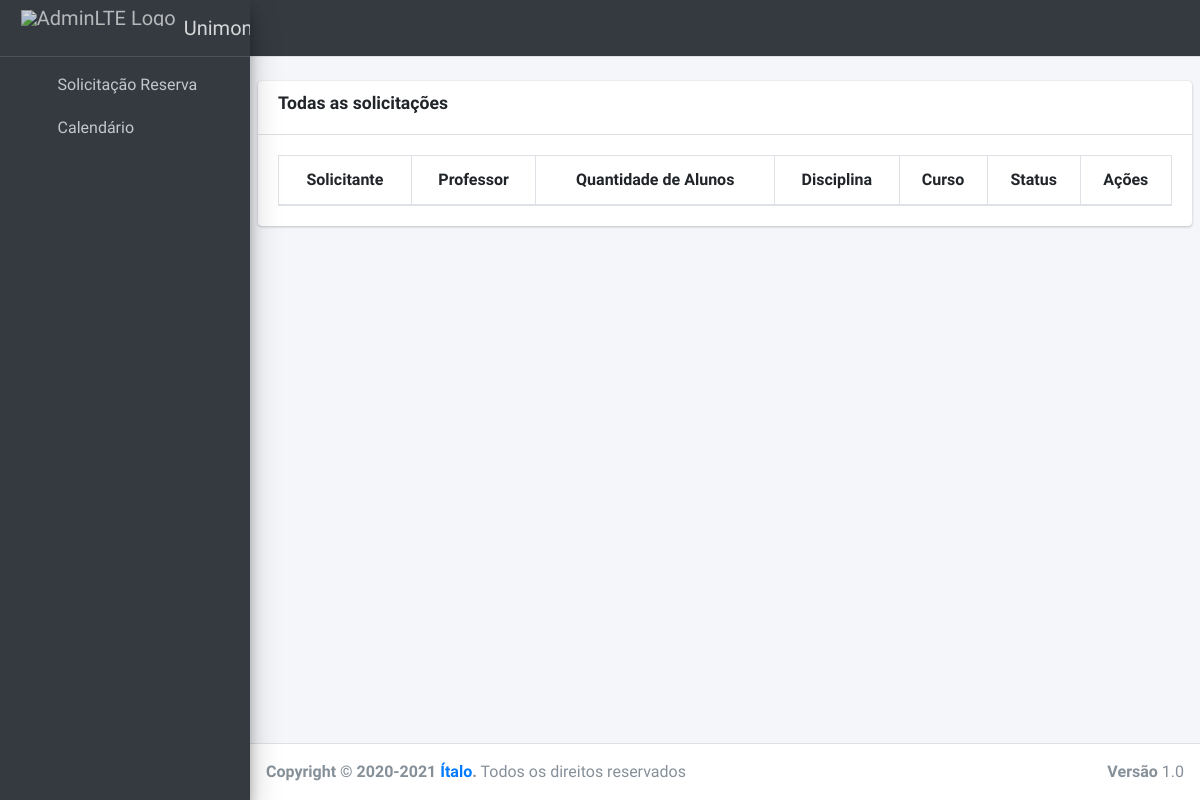
The app's page /panel/solicitacao/todas, older data.
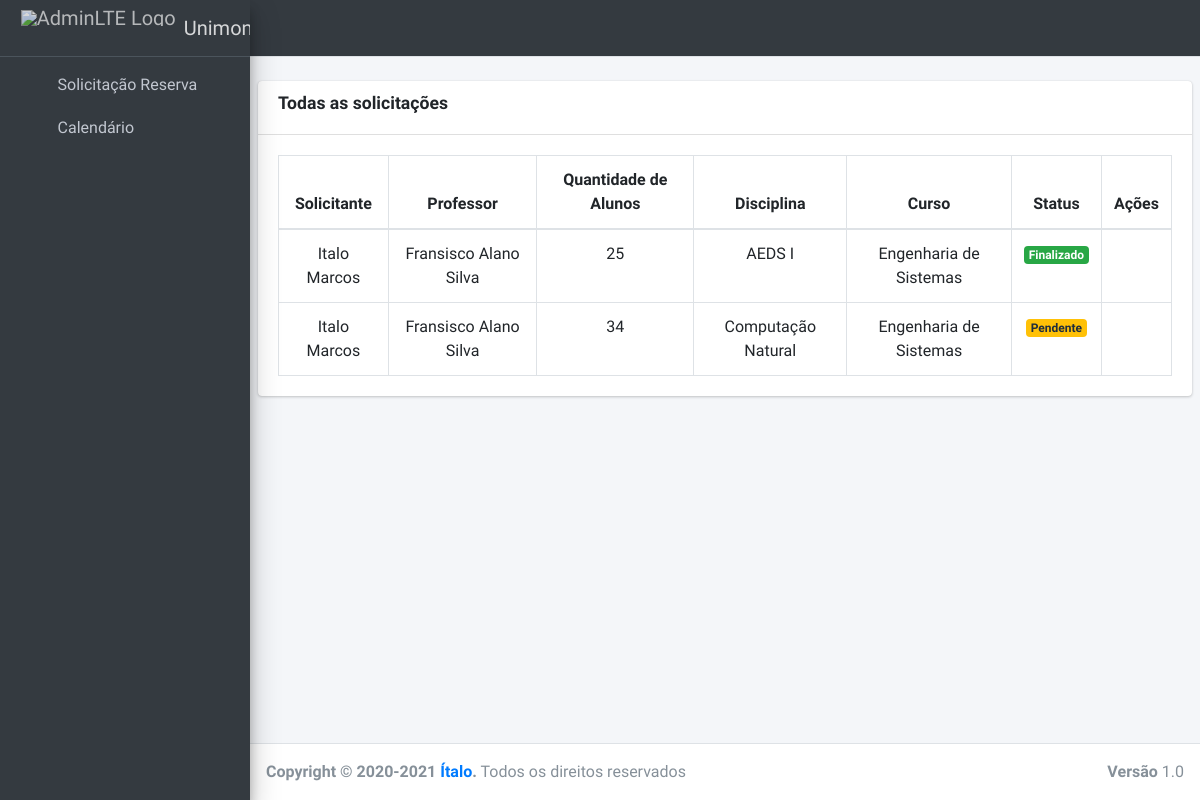
The same page, newer data.
### core/models.py (models this page shows)
class SolicitacaoReserva(models.Model):
    STATUS_CHOICES = [
        ('P', 'Pendente'),
        ('F', 'Finalizada'),
    ]
    id = models.UUIDField(primary_key=True, default=uuid.uuid4, editable=False)
    observacao = models.TextField(blank=True)
    status = models.CharField(choices=STATUS_CHOICES, max_length=1, default='P')
    qnt_alunos = models.IntegerField()
    professor = models.ForeignKey(Professor, on_delete=models.CASCADE)
    curso = models.ForeignKey(Curso, on_delete=models.CASCADE)
    disciplina = models.ForeignKey(Disciplina, on_delete=models.CASCADE)
    software = models.ManyToManyField(Software)
    user = models.ForeignKey(accounts_models.CustomUsuario, on_delete=models.CASCADE)

class Professor(models.Model):
    masp = models.IntegerField(primary_key=True)
    name = models.CharField(max_length=150, unique=True)
    email = models.EmailField(unique=True)
    contato = models.CharField(max_length=15, blank=True)
    def __str__(self):
        return self.name

class Disciplina(models.Model):
    id = models.UUIDField(primary_key=True, default=uuid.uuid4, editable=False)
    name = models.CharField(max_length=70, unique=True)
    def __str__(self):
        return self.name

class Curso(models.Model):
    id = models.UUIDField(primary_key=True, default=uuid.uuid4, editable=False)
    name = models.CharField(max_length=45, unique=True)
    def __str__(self):
        return self.name

### accounts/models.py (models this page shows, shortened)
class CustomUsuario(AbstractUser):
    email = models.EmailField('E-mail', unique=True)
    masp = models.CharField(max_length=8, unique=True)
    is_staff = models.BooleanField('Membro da equipe', default=False)
    USERNAME_FIELD = 'email'
    REQUIRED_FIELDS = ['first_name', 'last_name', 'masp']
    objects = UsuarioManager()

### core/views.py (the view)
# urls.py: path('panel/solicitacao/todas', ListAllSolicitacaoReservaView.as_view(), name='solicitacao-alllist'),
class ListAllSolicitacaoReservaView(ListView):
    model = SolicitacaoReserva
    template_name = 'panel/solicitacao/alllist.html'
    context_object_name = 'solicitacao'

### core/templates/panel/solicitacao/alllist.html (shortened to what this page needs)
{% extends 'layouts/base.html' %}
{% load static %}
{% block head %}
<link rel="stylesheet" type="text/css" href="https://cdn.datatables.net/v/bs4/dt-1.10.23/datatables.min.css"/>
{% endblock %}
{% block layouts %}
    {% include 'layouts/navbar.html' %}
    {% include 'layouts/sidebar.html' %}
{% endblock %}
{% block content %}
{% load widget_tweaks %}
 <div class="content-wrapper">
    <br>
    <section class="content">
      <div class="card">
        <div class="card-header">
          <h3 class="card-title"><label>Todas as solicitações</label></h3>
        </div>
        <div class="card-body">
            <table>
                <table id="table-lab" class="table table-bordered table-hover dataTable">
                    <thead>
                        <tr>
                            <th class="text-center">Solicitante</th>
                            <th class="text-center">Professor</th>
                            <th class="text-center">Quantidade de Alunos</th>
                            <th class="text-center">Disciplina</th>
                            <th class="text-center">Curso</th>
                            <th class="text-center">Status</th>
                            <th class="text-center">Ações</th>
                        </tr>
                    </thead>
                    <tbody>
                        {% for s in solicitacao %}
                            <tr>
                                <td>{{ s.user.get_full_name }}</td>
                                <td>{{ s.professor }}</td>
                                <td>{{ s.qnt_alunos }}</td>
                                <td>{{ s.disciplina }}</td>
                                <td>{{ s.curso }}</td>
                                {% if s.status == 'P' %}
                                <td> <span class="badge badge-warning">Pendente</span> </td>
                                {% else %}
                                <td> <span class="badge badge-success">Finalizado</span> </td>
                                {% endif %}
                                <td>
                                    <a href="{% url 'solicitacao-detail' s.pk %}" title="Informações"><i class="far fa-eye"></i></a>
                                </td>
                            </tr>
                        {% endfor %}
                    </tbody>
                  </table>
            </table>
        </div>
      </div>
    </section>
  </div>
{% endblock %}
{% block footer %}
    {% include 'layouts/footer.html' %}
{% endblock %}

### core/templates/layouts/base.html (shortened to what this page needs)
{% load static %}
<!DOCTYPE html>
<html>
<head>
  <link rel="stylesheet" href="{% static 'custom/custom.css' %}">
  <link rel="stylesheet" href="{% static 'plugins/fontawesome-free/css/all.min.css' %}">
  <link rel="stylesheet" href="https://code.ionicframework.com/ionicons/2.0.1/css/ionicons.min.css">
  <link rel="stylesheet" href="{% static 'dist/css/adminlte.min.css' %}">
  <link rel="stylesheet" href="{% static 'plugins/toastr/toastr.min.css' %}">
  {% block head %}{% endblock %}
</head>
<body class="hold-transition sidebar-mini">
<div class="wrapper">
  {% block layouts %}{% endblock %}
  {% block content %}{% endblock %}
  {% block footer %} {% endblock %}
</div>
</body>
</html>

### core/templates/layouts/navbar.html (shortened to what this page needs)
<nav class="main-header navbar navbar-expand navbar-dark navbar-light">
    <ul class="navbar-nav">
      <li class="nav-item">
        <a class="nav-link" data-widget="pushmenu" href="#" role="button"><i class="fas fa-bars"></i></a>
      </li>
    </ul>
    <ul class="navbar-nav ml-auto">
      <li class="nav-item dropdown user-menu">
        <a href="#" class="nav-link dropdown-toggle" data-toggle="dropdown">
        </a>
      </li>
    </ul>
</nav>

### core/templates/layouts/sidebar.html (shortened to what this page needs)
{% load static %}
<aside class="main-sidebar sidebar-dark-secondary elevation-4">
    <a href="#" class="brand-link">
      <img src="{% static 'dist/img/logo-unimontes-branco.png' %}"
           alt="AdminLTE Logo"
           class="brand-image "
           style="opacity: .8">
      <span class="brand-text font-weight-light">Unimontes</span>
    </a>
    <div class="sidebar">
      <nav class="mt-2">
        <ul class="nav nav-pills nav-sidebar flex-column" data-widget="treeview" role="menu" data-accordion="false">
          {% if not request.user.is_staff %}
            <li class="nav-item has-treeview">
              <a href="#" class="nav-link">
                <i class="nav-icon fas fa-tasks"></i>
                <p>
                  Solicitação Reserva
                  <i class="right fas fa-angle-left"></i>
                </p>
              </a>
            </li>
            <li class="nav-item has-treeview">
              <a href="{% url 'calendario' %}" class="nav-link">
                <i class="nav-icon fas fa-calendar-alt"></i>
                <p>
                  Calendário
                  <i class="right fas fa-angle-left"></i>
                </p>
              </a>
            </li>
          {% endif %}
        </ul>
      </nav>
    </div>
</aside>

### core/templates/layouts/footer.html
<footer class="main-footer">
    <div class="float-right d-none d-sm-block">
      <b>Versão</b> 1.0
    </div>
    <strong>Copyright &copy; 2020-2021 <a href="#">Ítalo</a>.</strong> Todos os direitos reservados
</footer>

### core/static/custom/custom.css (style rules this page uses)
td { text-align:center; vertical-align:middle; }

Row changes from the older to the newer data that the page shows:
added SolicitacaoReserva: user.get_full_name "Italo Marcos", professor "Fransisco Alano Silva", qnt_alunos "25", disciplina "AEDS I", curso "Engenharia de Sistemas", status "Finalizado"
added SolicitacaoReserva: user.get_full_name "Italo Marcos", professor "Fransisco Alano Silva", qnt_alunos "34", disciplina "Computação Natural", curso "Engenharia de Sistemas", status "Pendente"
